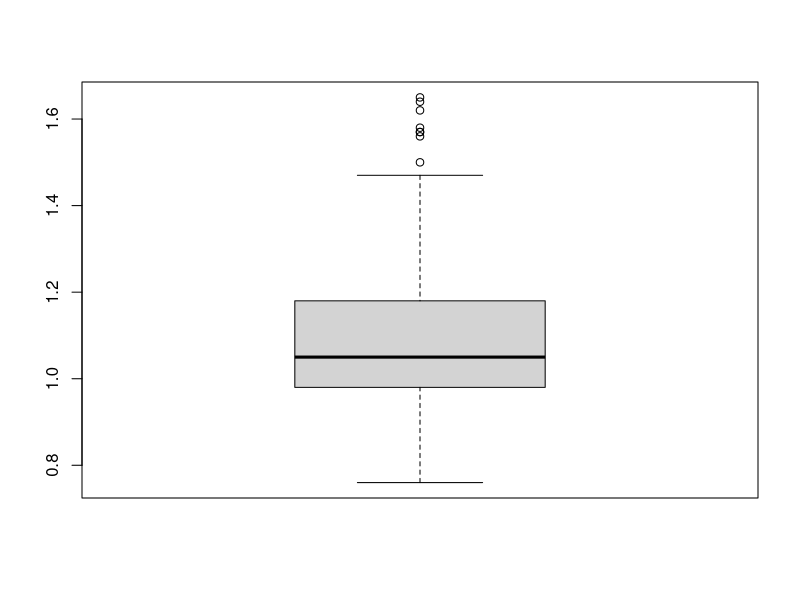
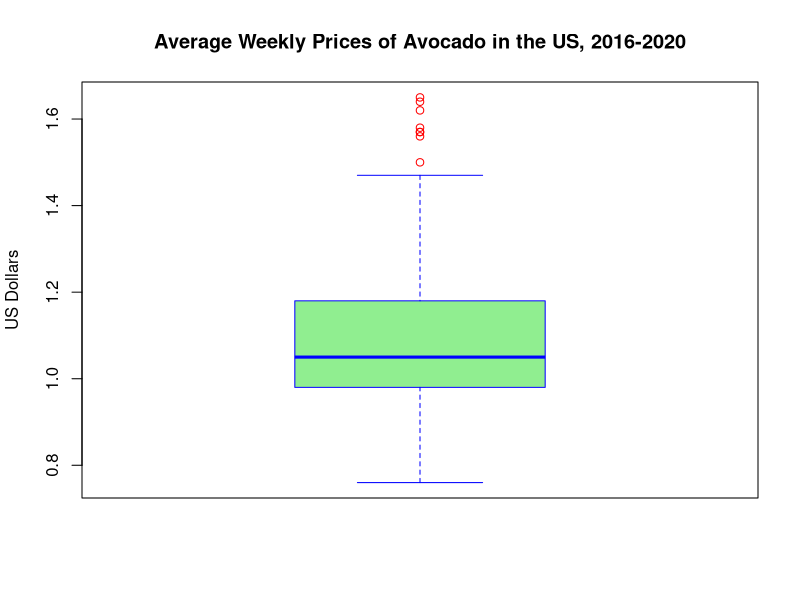
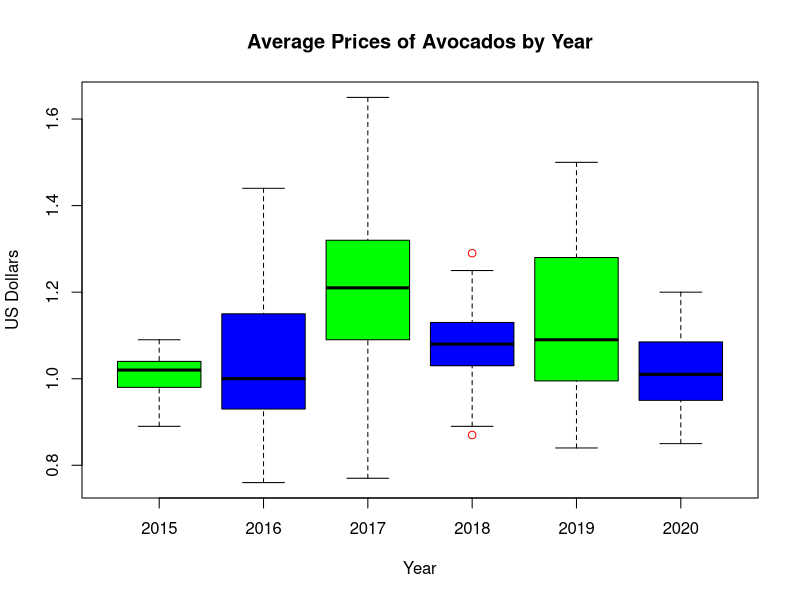
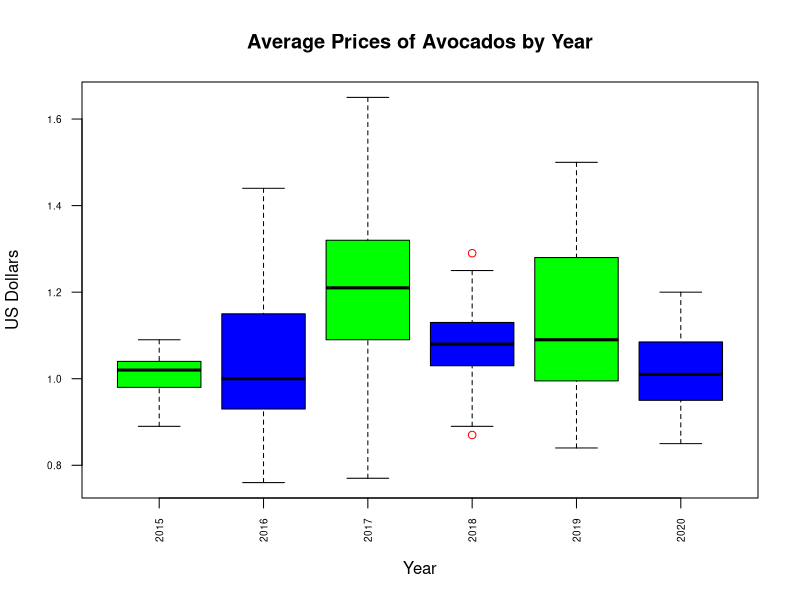
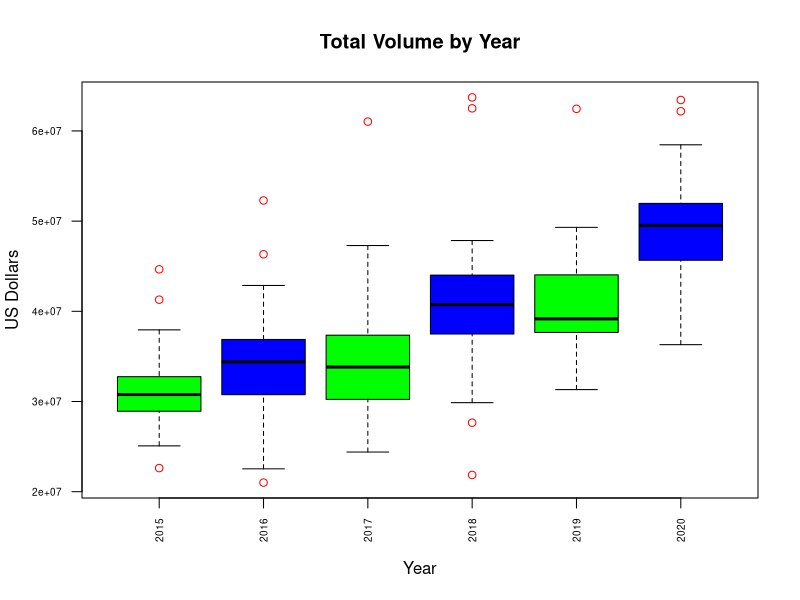
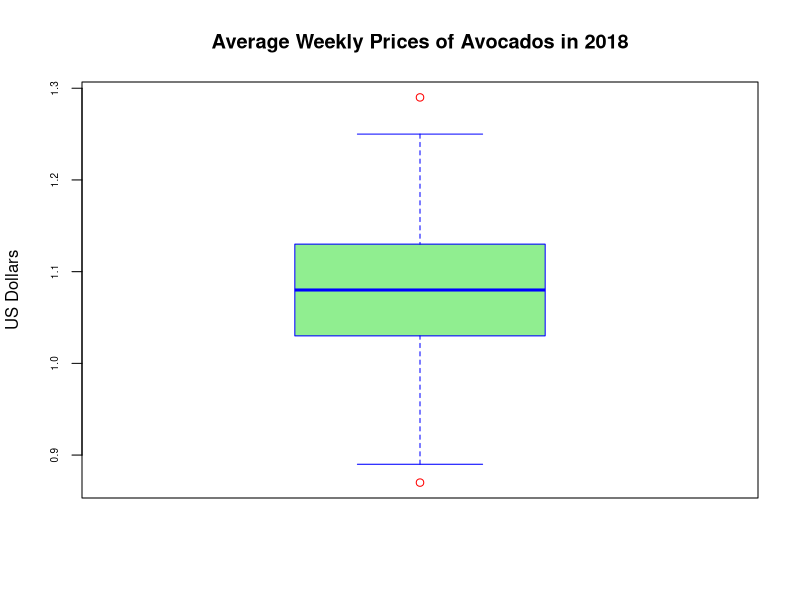

Here is the R script that generated these plots, in order:
## ---- chunk 1
knitr::opts_chunk$set(echo = TRUE, error = TRUE)
## ---- chunk 2
avocado <- read.csv("avocado_updated_2020_total_us.csv")
head(avocado)
## ---- chunk 3
boxplot(avocado$average_price)
## ---- chunk 4
?boxplot
## ---- chunk 5
boxplot(avocado$average_price,
        main = "Average Weekly Prices of Avocado in the US, 2016-2020",
        ylab = "US Dollars",
        col = "lightgreen",
        border = "blue",
        outcol = "red"
        )

## ---- chunk 6
boxplot(avocado$average_price~avocado$year,
        main = "Average Prices of Avocados by Year",
        ylab = "US Dollars", 
        xlab = "Year", 
        col = c("green", "blue"),
        border = "black",
        outcol = "red")
## ---- chunk 7
boxplot(avocado$average_price~avocado$year,
        main = "Average Prices of Avocados by Year",
        ylab = "US Dollars", 
        xlab = "Year", 
        col = c("green", "blue"),
        border = "black",
        outcol = "red",
        las = 2, #change orientation of axis labels
        par(cex.axis = .6) #size of axis labels
      )
## ---- chunk 8
boxplot(avocado$total_volume~avocado$year,
        main = "Total Volume by Year",
        ylab = "US Dollars", 
        xlab = "Year", 
        col = c("green", "blue"),
        border = "black",
        outcol = "red",
        las = 2, #change orientation of axis labels
        par(cex.axis = .6) #size of axis labels
      )
## ---- chunk 9
avocado.2018 <- avocado[ avocado$year == 2018, ]
head(avocado.2018)
## ---- chunk 10

## ---- chunk 11
boxplot(avocado.2018$average_price,
        main = "Average Weekly Prices of Avocados in 2018",
        ylab = "US Dollars",
        col = "lightgreen",
        border = "blue",
        outcol = "red"
        )
## ---- chunk 12
avocado.2018[ order(avocado.2018$average_price, decreasing = TRUE),]

## ---- chunk 13
avocado.regions <- read.csv("avocado_updated_2020_large_regions.csv")
